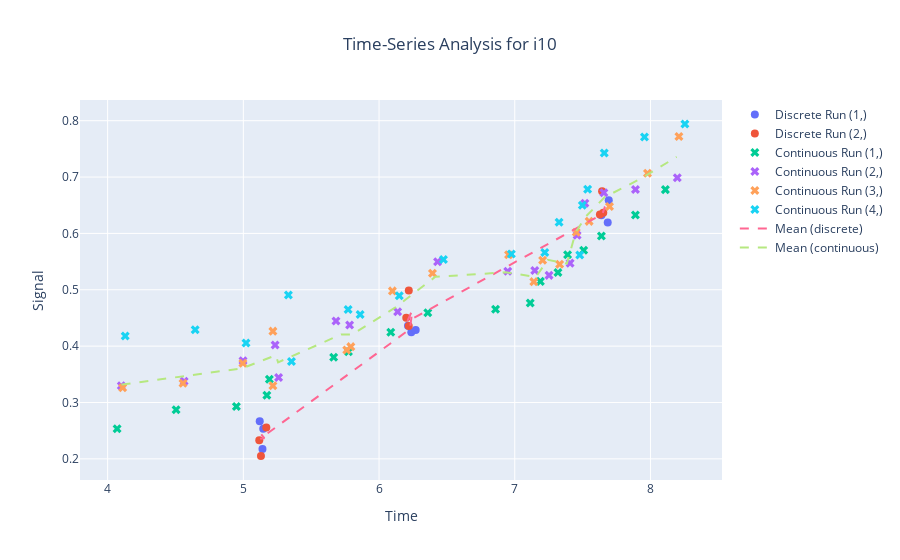

Notebook cell for this chart:
### Code cell
# Create traces for individual runs (discrete)
discrete_traces = []
for run_no, group in discrete_df.groupby(['run_no']):
    discrete_traces.append(
        go.Scatter(
            x=group['time_float'],
            y=group['signal'],
            mode='markers',
            name=f'Discrete Run {run_no}',
            marker=dict(symbol='circle', size=8)
        )
    )

# Create traces for individual runs (continuous)
continuous_traces = []
for run_no, group in continuous_df.groupby(['run_no']):
    continuous_traces.append(
        go.Scatter(
            x=group['time_float'],
            y=group['signal'],
            mode='markers',
            name=f'Continuous Run {run_no}',
            marker=dict(symbol='x', size=8)
        )
    )

# Create traces for the mean time-series (discrete)
discrete_mean_trace = go.Scatter(
    x=discrete_mean['time_float'],
    y=discrete_mean['signal'],
    mode='lines',
    name='Mean (discrete)',
    line=dict(dash='dash')
)

# Create traces for the mean time-series (continuous)
continuous_mean_trace = go.Scatter(
    x=continuous_mean['time_float'],
    y=continuous_mean['signal'],
    mode='lines',
    name='Mean (continuous)',
    line=dict(dash='dash')
)

# Customize the layout
layout = go.Layout(
    xaxis=dict(title='Time'),
    yaxis=dict(title='Signal'),
    title=f'Time-Series Analysis for {instrument_name}',
    title_x=0.5,
    showlegend=True
)

# Initialize Plotly for Jupyter Notebook
pyo.init_notebook_mode(connected=True)

# # Create a figure for individual runs (discrete)
# discrete_fig = go.Figure(data=discrete_traces, layout=layout)
# # Create a figure for individual runs (continuous)
# continuous_fig = go.Figure(data=continuous_traces, layout=layout)
# # Add traces for the mean time-series
# discrete_fig.add_trace(discrete_mean_trace)
# continuous_fig.add_trace(continuous_mean_trace)
# # Display the figures in the notebook
# discrete_fig.show()
# continuous_fig.show()

# Create a figure containing both sets of traces
fig = go.Figure(data=discrete_traces + continuous_traces + [discrete_mean_trace, continuous_mean_trace], layout=layout)
# Display the figure in the notebook
fig.show()

### Figure 1 — Plotly figure (JSON) as saved in the notebook; plotly's stock layout.template omitted (floating-point values rounded to 4 significant figures)
{"data": [{"marker": {"size": 8, "symbol": "circle"}, "mode": "markers", "name": "Discrete Run (1,)", "type": "scatter", "x": [5.147, 5.141, 5.121, 6.238, 6.27, 6.213, 7.638, 7.685, 7.693], "y": [0.2534, 0.2175, 0.2667, 0.4245, 0.4285, 0.4362, 0.6323, 0.6193, 0.659]}, {"marker": {"size": 8, "symbol": "circle"}, "mode": "markers", "name": "Discrete Run (2,)", "type": "scatter", "x": [5.117, 5.169, 5.13, 6.219, 6.219, 6.201, 7.652, 7.644, 7.628], "y": [0.2332, 0.2557, 0.2051, 0.4359, 0.4986, 0.4505, 0.6365, 0.675, 0.6337]}, {"marker": {"size": 8, "symbol": "x"}, "mode": "markers", "name": "Continuous Run (1,)", "type": "scatter", "x": [4.07, 4.504, 4.949, 5.173, 5.192, 5.666, 5.775, 6.086, 6.359, 6.858, 7.114, 7.189, 7.318, 7.389, 7.508, 7.638, 7.889, 8.11], "y": [0.2534, 0.2872, 0.2929, 0.313, 0.3411, 0.3802, 0.39, 0.4247, 0.4592, 0.4656, 0.4764, 0.5149, 0.5307, 0.5623, 0.5701, 0.5953, 0.6326, 0.6777]}, {"marker": {"size": 8, "symbol": "x"}, "mode": "markers", "name": "Continuous Run (2,)", "type": "scatter", "x": [4.101, 4.564, 4.998, 5.234, 5.26, 5.683, 5.783, 6.137, 6.431, 6.948, 7.148, 7.253, 7.408, 7.46, 7.517, 7.657, 7.89, 8.198], "y": [0.3296, 0.3379, 0.3742, 0.402, 0.3442, 0.4446, 0.4375, 0.4609, 0.5496, 0.533, 0.534, 0.5256, 0.5473, 0.5967, 0.6533, 0.672, 0.678, 0.6988]}, {"marker": {"size": 8, "symbol": "x"}, "mode": "markers", "name": "Continuous Run (3,)", "type": "scatter", "x": [4.111, 4.555, 4.997, 5.218, 5.218, 5.762, 5.792, 6.098, 6.394, 6.954, 7.141, 7.206, 7.331, 7.453, 7.548, 7.698, 7.978, 8.21], "y": [0.3263, 0.3341, 0.3696, 0.3297, 0.4266, 0.393, 0.3991, 0.498, 0.5293, 0.562, 0.5144, 0.5525, 0.5454, 0.6021, 0.6214, 0.6476, 0.7068, 0.7721]}, {"marker": {"size": 8, "symbol": "x"}, "mode": "markers", "name": "Continuous Run (4,)", "type": "scatter", "x": [4.13, 4.645, 5.02, 5.332, 5.355, 5.772, 5.861, 6.149, 6.475, 6.975, 7.221, 7.327, 7.479, 7.498, 7.537, 7.66, 7.956, 8.254], "y": [0.4178, 0.4292, 0.4057, 0.4907, 0.3729, 0.465, 0.4563, 0.4894, 0.5538, 0.5636, 0.5662, 0.6198, 0.5617, 0.6498, 0.6783, 0.7426, 0.7712, 0.7941]}, {"line": {"dash": "dash"}, "mode": "lines", "name": "Mean (discrete)", "type": "scatter", "x": [5.132, 5.155, 5.125, 6.228, 6.245, 6.207, 7.645, 7.664, 7.66], "y": [0.2433, 0.2366, 0.2359, 0.4302, 0.4635, 0.4433, 0.6344, 0.6471, 0.6463]}, {"line": {"dash": "dash"}, "mode": "lines", "name": "Mean (continuous)", "type": "scatter", "x": [4.103, 4.567, 4.991, 5.239, 5.256, 5.721, 5.803, 6.118, 6.415, 6.934, 7.156, 7.243, 7.384, 7.45, 7.527, 7.663, 7.928, 8.193], "y": [0.3318, 0.3471, 0.3606, 0.3839, 0.3712, 0.4207, 0.4207, 0.4682, 0.523, 0.531, 0.5228, 0.5532, 0.5463, 0.6027, 0.6308, 0.6644, 0.6972, 0.7357]}], "layout": {"showlegend": true, "title": {"text": "Time-Series Analysis for i10", "x": 0.5}, "xaxis": {"title": {"text": "Time"}}, "yaxis": {"title": {"text": "Signal"}}}}
